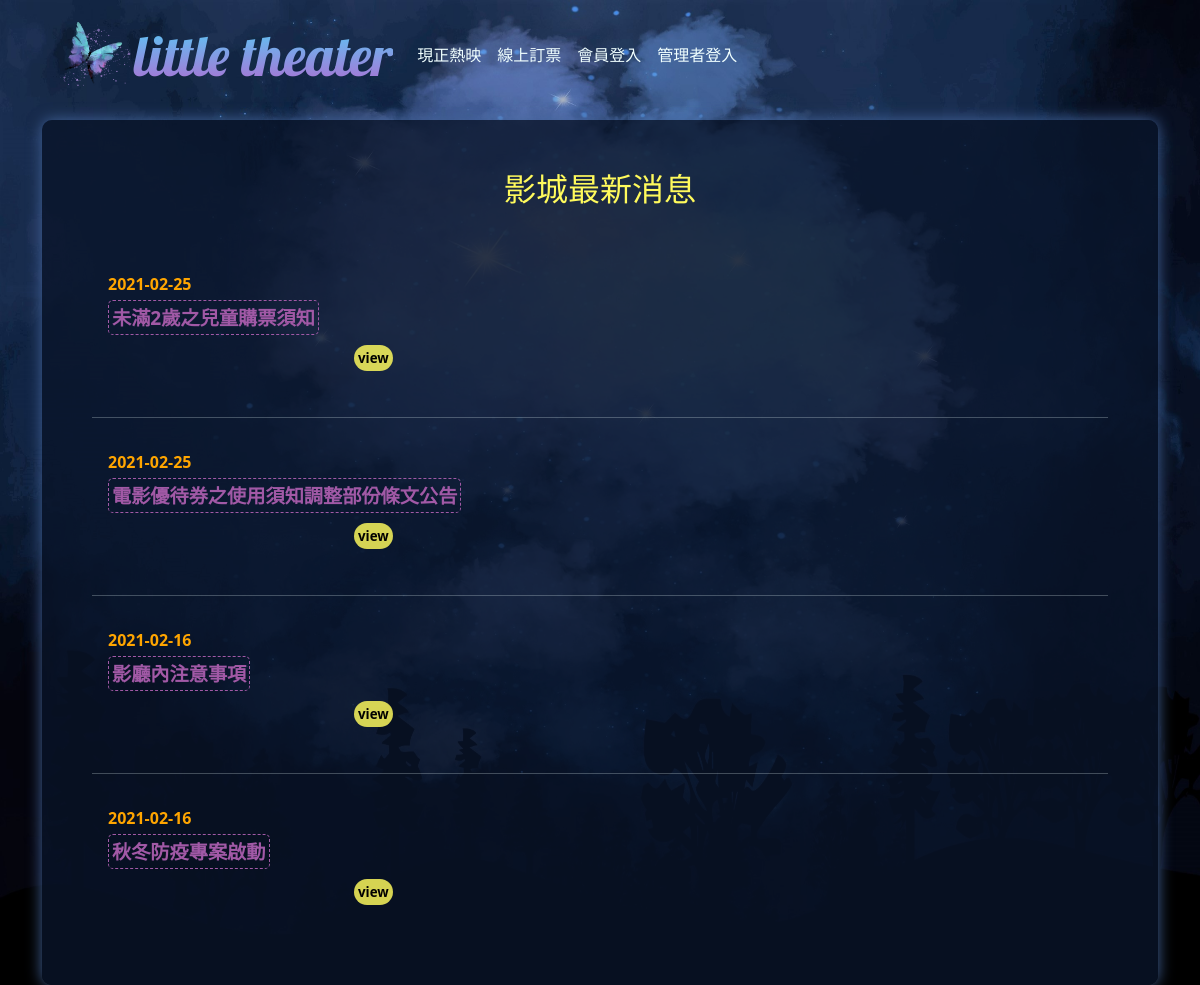
The app's page /index.php?do=news with its own data.
### tables this page shows
CREATE TABLE `theater_news` (
  `id` int(11) UNSIGNED NOT NULL,
  `title` text NOT NULL,
  `content` text NOT NULL,
  `tags` text NOT NULL,
  `sh` int(1) UNSIGNED NOT NULL,
  `date` date NOT NULL
);

### base.php (called while the page is built, shortened)
<?php
$News=new DB("theater_news");
Class DB{
    private $dsn="mysql:host=localhost;charset=utf8;dbname=theater";
    private $pdo="";
    private $table="";
    function __construct($table){
        $this->table=$table;
        $this->pdo=new PDO($this->dsn,"root","");
    }
    function all(...$arr){
        $sql="select * from $this->table ";
        if(isset($arr[0])){
            if(is_array($arr[0])){
                foreach($arr[0] as $k=>$v){
                    $tmp[]=sprintf("`%s`='%s'",$k,$v);
                }
                $sql.=" where ".implode(" && ",$tmp);
            }else{
                $sql.=$arr[0];
            }
        }
        if(isset($arr[1])){
            $sql.=$arr[1];
        }
        return $this->pdo->query($sql)->fetchAll();
    }
}

### front/news.php (the view, shortened to what this page needs)
<div id="bb">
<div style="width:100%;text-align:center;position:relative" class="mb-5">
    <h2 style="color: #fffa5c !important">影城最新消息</h2>
</div>
<div id="newsAdd">
<?php
$ns=$News->all(['sh' => 1]," order by `id` desc");
foreach($ns as $k=>$n){
?>
<div id="new<?=$n['id']?>">
<div style="display:flex;">
    <div class="p-3" style="width:100%;display:flex;flex-direction:column;">
        <div class="mb-3">
            <div class="datetext mb-2"><?=$n['date']?></div>
            <span class="border" style="font-size:larger;font-weight:bolder;color:#a159a6"><?=$n['title']?></span>
            <div style="width:100%;display:inline-block;padding-left:25%" class="mt-3" onclick="opNews(<?=$n['id']?>,this)">
                <span style="cursor:pointer;background:#fffa5cd4;border-radius:40px;color:black;font-size:smaller;font-weight: bolder;" class="p-1" id="viewblock<?=$n['id']?>">view</span>
            </div>
        </div>
    </div>
</div>
</div>
<?php
if($k!=count($ns)-1){
    echo "<hr>";
}
}?>
</div>
</div>

### css/theater.css (style rules this page uses)
body { margin:0; height:100%; background:transparent url('../others/bg_v3.jpg') center no-repeat ; background-size: 100vw 100%; min-height:100vh; background-attachment: fixed; overflow:visible; overflow-x:hidden; min-height:110vh; }
h2,h3 { color:azure !important; }
#bb { background-color: #09142acc; padding:50px; border-radius: 10px; min-height: 80vh; box-shadow: 0px 0px 15px #43649b; }

### front/news.php (style rules this page uses)
.border { border: 1px #a159a6 dashed !important; border-radius: 5px; padding: 3px; }
.datetext { font-size: medium; color: orange; font-weight: 600; }

### records on screen
theater_news: date "2021-02-25", title "未滿2歲之兒童購票須知"
theater_news: date "2021-02-25", title "電影優待券之使用須知調整部份條文公告"
theater_news: date "2021-02-16", title "影廳內注意事項"
theater_news: date "2021-02-16", title "秋冬防疫專案啟動", $n['id'] 1 (drawn)
